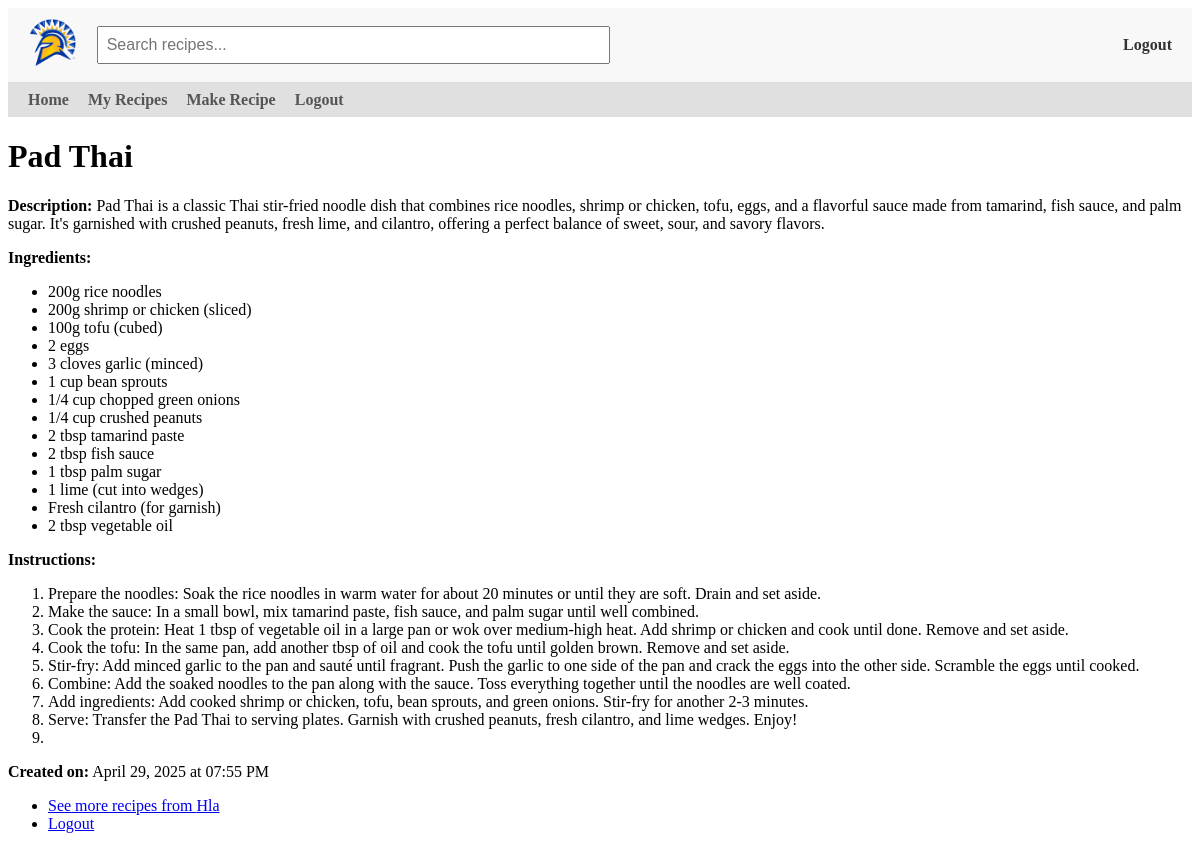
/recipe/3 (signed in), run on the app's committed database.
### models.py (models this page shows)
class Recipe(db.Model):
    id = db.Column(db.Integer, primary_key=True)
    title = db.Column(db.String(100), nullable=False)
    description = db.Column(db.Text, nullable=False)
    ingredients = db.Column(db.Text, nullable=True)
    instructions = db.Column(db.Text, nullable=True)
    created = db.Column(db.DateTime, default=get_local_time)
    user_id = db.Column(db.Integer, db.ForeignKey('user.id'), nullable=False)
    user = db.relationship('User', backref=db.backref('user_recipes', lazy=True))

class User(db.Model, UserMixin):
    id = db.Column(db.Integer, primary_key=True)
    username = db.Column(db.String(20), unique=True, nullable=False)
    email = db.Column(db.String(120), unique=True, nullable=False)
    password = db.Column(db.String(60), nullable=False)
    recipes = db.relationship('Recipe', backref='author', lazy=True)

### app.py (the view)
@app.route('/recipe/<int:id>')
def recipe_details(id):
    recipe = Recipe.query.get_or_404(id)
    return render_template('recipe_details.html', recipe=recipe)

### app.py (called while the page is built)
@login_manager.user_loader
def load_user(user_id):
    return User.query.get(int(user_id))

@app.context_processor
def inject_user():
    return dict(current_user=current_user)

### templates/recipe_details.html (shortened to what this page needs)
{% extends "base.html" %}
{% block content %}
    <h1>{{ recipe.title }}</h1>
    <p><strong>Description:</strong> {{ recipe.description }}</p>
    {% if recipe.ingredients %}
    <p><strong>Ingredients:</strong></p>
    <ul>
        {% for ingredient in recipe.ingredients.split('\n') %}
            <li>{{ ingredient }}</li>
        {% endfor %}
    </ul>
    {% endif %}
    {% if recipe.instructions %}
    <p><strong>Instructions:</strong></p>
    <ol>
        {% for instruction in recipe.instructions.split('\n') %}
            <li>{{ instruction }}</li>
        {% endfor %}
    </ol>
    {% endif %}
    <p><strong>Created on:</strong> {{ recipe.created.strftime('%B %d, %Y at %I:%M %p') }}</p>
    {% if current_user.is_authenticated %}
        {% if current_user.id == recipe.user.id %}
            <form action="{{ url_for('delete_recipe', id=recipe.id) }}" method="POST" style="display:inline;">
                <button type="submit">Delete Recipe</button>
            </form>
            <nav>
                <ul>
                    <li><a href="{{ url_for('recipes') }}">Back to Recipes</a></li>
                    <li><a href="{{ url_for('logout') }}">Logout</a></li>
                </ul>
             </nav>
    {% else %}
            <nav>
                <ul>
                    <li><a href="{{ url_for('user_recipes', user_id=recipe.user.id) }}">See more recipes from {{ recipe.user.username }}</a></li>
                    <li><a href="{{ url_for('logout') }}">Logout</a></li>
                </ul>
            </nav>
        {% endif %}
{% else %}
    <p style="margin-top: 20px; font-style: italic; color: gray;">
        You must <a href="{{ url_for('login') }}">login</a> to see more recipes.
    </p>
{% endif %}
{% endblock %}

### data on the page
Recipe: title "Pad Thai", description "Pad Thai is a classic Thai stir-fried noodle dish that combines rice noodles, shrimp or chicken, tofu, eggs, and a flavorful sauce made from tamarind, fish sauce, and palm sugar. It's garnished with crushed peanuts, fresh lime, and cilantro, offering a perfect balance of sweet, sour, and savory flavors.", created "April 29, 2025 at 07:55 PM"
User: user.username "Hla"

### other printed values
{{ ingredient }} "200g rice noodles" "200g shrimp or chicken (sliced)" "100g tofu (cubed)" "2 eggs" "3 cloves garlic (minced)" "1 cup bean sprouts" "1/4 cup chopped green onions" "1/4 cup crushed peanuts" "2 tbsp tamarind paste" "2 tbsp fish sauce" "1 tbsp palm sugar" "1 lime (cut into wedges)" "Fresh cilantro (for garnish)" "2 tbsp vegetable oil"
{{ instruction }} "Prepare the noodles: Soak the rice noodles in warm water for about 20 minutes or until they are soft. Drain and set aside." "Make the sauce: In a small bowl, mix tamarind paste, fish sauce, and palm sugar until well combined." "Cook the protein: Heat 1 tbsp of vegetable oil in a large pan or wok over medium-high heat. Add shrimp or chicken and cook until done. Remove and set aside." "Cook the tofu: In the same pan, add another tbsp of oil and cook the tofu until golden brown. Remove and set aside." "Stir-fry: Add minced garlic to the pan and sauté until fragrant. Push the garlic to one side of the pan and crack the eggs into the other side. Scramble the eggs until cooked." "Combine: Add the soaked noodles to the pan along with the sauce. Toss everything together until the noodles are well coated." "Add ingredients: Add cooked shrimp or chicken, tofu, bean sprouts, and green onions. Stir-fry for another 2-3 minutes." "Serve: Transfer the Pad Thai to serving plates. Garnish with crushed peanuts, fresh cilantro, and lime wedges. Enjoy!"
